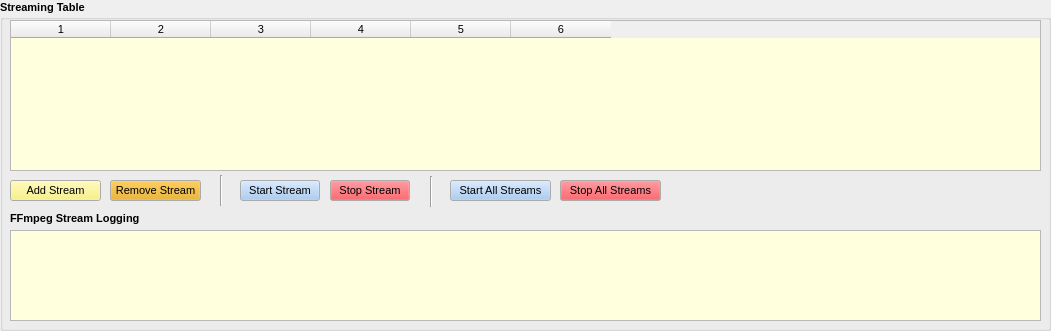
     <widget class="QGroupBox" name="groupStreamsTable">
      <property name="geometry">
       <rect>
        <x>10</x>
        <y>194</y>
        <width>1051</width>
        <height>331</height>
       </rect>
      </property>
      <property name="font">
       <font>
        <pointsize>8</pointsize>
        <italic>false</italic>
        <bold>true</bold>
       </font>
      </property>
      <property name="title">
       <string>Streaming Table</string>
      </property>
      <widget class="QPushButton" name="StopStream">
       <property name="geometry">
        <rect>
         <x>330</x>
         <y>180</y>
         <width>80</width>
         <height>21</height>
        </rect>
       </property>
       <property name="palette">
        <palette>
         <active>
          <colorrole role="Button">
           <brush brushstyle="SolidPattern">
            <color alpha="255">
             <red>237</red>
             <green>51</green>
             <blue>59</blue>
            </color>
           </brush>
          </colorrole>
         </active>
         <inactive>
          <colorrole role="Button">
           <brush brushstyle="SolidPattern">
            <color alpha="255">
             <red>237</red>
             <green>51</green>
             <blue>59</blue>
            </color>
           </brush>
          </colorrole>
         </inactive>
         <disabled>
          <colorrole role="Button">
           <brush brushstyle="SolidPattern">
            <color alpha="255">
             <red>237</red>
             <green>51</green>
             <blue>59</blue>
            </color>
           </brush>
          </colorrole>
         </disabled>
        </palette>
       </property>
       <property name="font">
        <font>
         <pointsize>8</pointsize>
         <italic>false</italic>
         <bold>false</bold>
        </font>
       </property>
       <property name="text">
        <string>Stop Stream</string>
       </property>
      </widget>
      <widget class="QPushButton" name="StopAllStreams">
       <property name="geometry">
        <rect>
         <x>560</x>
         <y>180</y>
         <width>101</width>
         <height>21</height>
        </rect>
       </property>
       <property name="palette">
        <palette>
         <active>
          <colorrole role="Button">
           <brush brushstyle="SolidPattern">
            <color alpha="255">
             <red>237</red>
             <green>51</green>
             <blue>59</blue>
            </color>
           </brush>
          </colorrole>
         </active>
         <inactive>
          <colorrole role="Button">
           <brush brushstyle="SolidPattern">
            <color alpha="255">
             <red>237</red>
             <green>51</green>
             <blue>59</blue>
            </color>
           </brush>
          </colorrole>
         </inactive>
         <disabled>
          <colorrole role="Button">
           <brush brushstyle="SolidPattern">
            <color alpha="255">
             <red>237</red>
             <green>51</green>
             <blue>59</blue>
            </color>
           </brush>
          </colorrole>
         </disabled>
        </palette>
       </property>
       <property name="font">
        <font>
         <pointsize>8</pointsize>
         <italic>false</italic>
         <bold>false</bold>
        </font>
       </property>
       <property name="text">
        <string>Stop All Streams</string>
       </property>
      </widget>
      <widget class="QTableWidget" name="streamTable">
       <property name="geometry">
        <rect>
         <x>10</x>
         <y>20</y>
         <width>1031</width>
         <height>151</height>
        </rect>
       </property>
       <property name="palette">
        <palette>
         <active>
          <colorrole role="Base">
           <brush brushstyle="SolidPattern">
            <color alpha="255">
             <red>255</red>
             <green>255</green>
             <blue>221</blue>
            </color>
           </brush>
          </colorrole>
         </active>
         <inactive>
          <colorrole role="Base">
           <brush brushstyle="SolidPattern">
            <color alpha="255">
             <red>255</red>
             <green>255</green>
             <blue>221</blue>
            </color>
           </brush>
          </colorrole>
         </inactive>
         <disabled>
          <colorrole role="Base">
           <brush brushstyle="SolidPattern">
            <color alpha="255">
             <red>237</red>
             <green>236</green>
             <blue>235</blue>
            </color>
           </brush>
          </colorrole>
         </disabled>
        </palette>
       </property>
       <property name="font">
        <font>
         <pointsize>8</pointsize>
         <italic>false</italic>
         <bold>false</bold>
        </font>
       </property>
       <property name="rowCount">
        <number>0</number>
       </property>
       <property name="columnCount">
        <number>6</number>
       </property>
       <column/>
       <column/>
       <column/>
       <column/>
       <column/>
       <column/>
      </widget>
      <widget class="QPushButton" name="AddNewStream">
       <property name="enabled">
        <bool>true</bool>
       </property>
       <property name="geometry">
        <rect>
         <x>10</x>
         <y>180</y>
         <width>91</width>
         <height>21</height>
        </rect>
       </property>
       <property name="palette">
        <palette>
         <active>
          <colorrole role="Button">
           <brush brushstyle="SolidPattern">
            <color alpha="255">
             <red>249</red>
             <green>240</green>
             <blue>107</blue>
            </color>
           </brush>
          </colorrole>
         </active>
         <inactive>
          <colorrole role="Button">
           <brush brushstyle="SolidPattern">
            <color alpha="255">
             <red>249</red>
             <green>240</green>
             <blue>107</blue>
            </color>
           </brush>
          </colorrole>
         </inactive>
         <disabled>
          <colorrole role="Button">
           <brush brushstyle="SolidPattern">
            <color alpha="255">
             <red>249</red>
             <green>240</green>
             <blue>107</blue>
            </color>
           </brush>
          </colorrole>
         </disabled>
        </palette>
       </property>
       <property name="font">
        <font>
         <pointsize>8</pointsize>
         <italic>false</italic>
         <bold>false</bold>
        </font>
       </property>
       <property name="text">
        <string>Add Stream</string>
       </property>
      </widget>
      <widget class="QPushButton" name="RemoveStream">
       <property name="geometry">
        <rect>
         <x>110</x>
         <y>180</y>
         <width>91</width>
         <height>21</height>
        </rect>
       </property>
       <property name="palette">
        <palette>
         <active>
          <colorrole role="Button">
           <brush brushstyle="SolidPattern">
            <color alpha="255">
             <red>229</red>
             <green>165</green>
             <blue>10</blue>
            </color>
           </brush>
          </colorrole>
         </active>
         <inactive>
          <colorrole role="Button">
           <brush brushstyle="SolidPattern">
            <color alpha="255">
             <red>229</red>
             <green>165</green>
             <blue>10</blue>
            </color>
           </brush>
          </colorrole>
         </inactive>
         <disabled>
          <colorrole role="Button">
           <brush brushstyle="SolidPattern">
            <color alpha="255">
             <red>229</red>
             <green>165</green>
             <blue>10</blue>
            </color>
           </brush>
          </colorrole>
         </disabled>
        </palette>
       </property>
       <property name="font">
        <font>
         <pointsize>8</pointsize>
         <italic>false</italic>
         <bold>false</bold>
        </font>
       </property>
       <property name="text">
        <string>Remove Stream</string>
       </property>
      </widget>
      <widget class="QPushButton" name="StartStream">
       <property name="geometry">
        <rect>
         <x>240</x>
         <y>180</y>
         <width>80</width>
         <height>21</height>
        </rect>
       </property>
       <property name="palette">
        <palette>
         <active>
          <colorrole role="Button">
           <brush brushstyle="SolidPattern">
            <color alpha="255">
             <red>153</red>
             <green>193</green>
             <blue>241</blue>
            </color>
           </brush>
          </colorrole>
         </active>
         <inactive>
          <colorrole role="Button">
           <brush brushstyle="SolidPattern">
            <color alpha="255">
             <red>153</red>
             <green>193</green>
             <blue>241</blue>
            </color>
           </brush>
          </colorrole>
         </inactive>
         <disabled>
          <colorrole role="Button">
           <brush brushstyle="SolidPattern">
            <color alpha="255">
             <red>153</red>
             <green>193</green>
             <blue>241</blue>
            </color>
           </brush>
          </colorrole>
         </disabled>
        </palette>
       </property>
       <property name="font">
        <font>
         <pointsize>8</pointsize>
         <italic>false</italic>
         <bold>false</bold>
        </font>
       </property>
       <property name="text">
        <string>Start Stream</string>
       </property>
      </widget>
      <widget class="QPushButton" name="StartAllStreams">
       <property name="geometry">
        <rect>
         <x>450</x>
         <y>180</y>
         <width>101</width>
         <height>21</height>
        </rect>
       </property>
       <property name="palette">
        <palette>
         <active>
          <colorrole role="Button">
           <brush brushstyle="SolidPattern">
            <color alpha="255">
             <red>153</red>
             <green>193</green>
             <blue>241</blue>
            </color>
           </brush>
          </colorrole>
         </active>
         <inactive>
          <colorrole role="Button">
           <brush brushstyle="SolidPattern">
            <color alpha="255">
             <red>153</red>
             <green>193</green>
             <blue>241</blue>
            </color>
           </brush>
          </colorrole>
         </inactive>
         <disabled>
          <colorrole role="Button">
           <brush brushstyle="SolidPattern">
            <color alpha="255">
             <red>153</red>
             <green>193</green>
             <blue>241</blue>
            </color>
           </brush>
          </colorrole>
         </disabled>
        </palette>
       </property>
       <property name="font">
        <font>
         <pointsize>8</pointsize>
         <italic>false</italic>
         <bold>false</bold>
        </font>
       </property>
       <property name="text">
        <string>Start All Streams</string>
       </property>
      </widget>
      <widget class="QLabel" name="l_StreamKey_3">
       <property name="geometry">
        <rect>
         <x>10</x>
         <y>55</y>
         <width>141</width>
         <height>16</height>
        </rect>
       </property>
       <property name="font">
        <font>
         <pointsize>8</pointsize>
         <italic>false</italic>
         <bold>true</bold>
        </font>
       </property>
       <property name="text">
        <string/>
       </property>
      </widget>
      <widget class="QLabel" name="l_streamLogOutput">
       <property name="geometry">
        <rect>
         <x>10</x>
         <y>210</y>
         <width>151</width>
         <height>16</height>
        </rect>
       </property>
       <property name="font">
        <font>
         <pointsize>8</pointsize>
         <italic>false</italic>
         <bold>true</bold>
        </font>
       </property>
       <property name="text">
        <string>FFmpeg Stream Logging</string>
       </property>
      </widget>
      <widget class="QPlainTextEdit" name="streamLogOutput">
       <property name="geometry">
        <rect>
         <x>10</x>
         <y>230</y>
         <width>1031</width>
         <height>91</height>
        </rect>
       </property>
       <property name="palette">
        <palette>
         <active>
          <colorrole role="Base">
           <brush brushstyle="SolidPattern">
            <color alpha="255">
             <red>255</red>
             <green>255</green>
             <blue>221</blue>
            </color>
           </brush>
          </colorrole>
         </active>
         <inactive>
          <colorrole role="Base">
           <brush brushstyle="SolidPattern">
            <color alpha="255">
             <red>255</red>
             <green>255</green>
             <blue>221</blue>
            </color>
           </brush>
          </colorrole>
         </inactive>
         <disabled>
          <colorrole role="Base">
           <brush brushstyle="SolidPattern">
            <color alpha="255">
             <red>237</red>
             <green>236</green>
             <blue>235</blue>
            </color>
           </brush>
          </colorrole>
         </disabled>
        </palette>
       </property>
       <property name="font">
        <font>
         <pointsize>8</pointsize>
         <italic>false</italic>
         <bold>false</bold>
        </font>
       </property>
      </widget>
      <widget class="Line" name="line_8">
       <property name="geometry">
        <rect>
         <x>213</x>
         <y>175</y>
         <width>16</width>
         <height>31</height>
        </rect>
       </property>
       <property name="orientation">
        <enum>Qt::Orientation::Vertical</enum>
       </property>
      </widget>
      <widget class="Line" name="line_11">
       <property name="geometry">
        <rect>
         <x>423</x>
         <y>176</y>
         <width>16</width>
         <height>31</height>
        </rect>
       </property>
       <property name="orientation">
        <enum>Qt::Orientation::Vertical</enum>
       </property>
      </widget>
     </widget>
